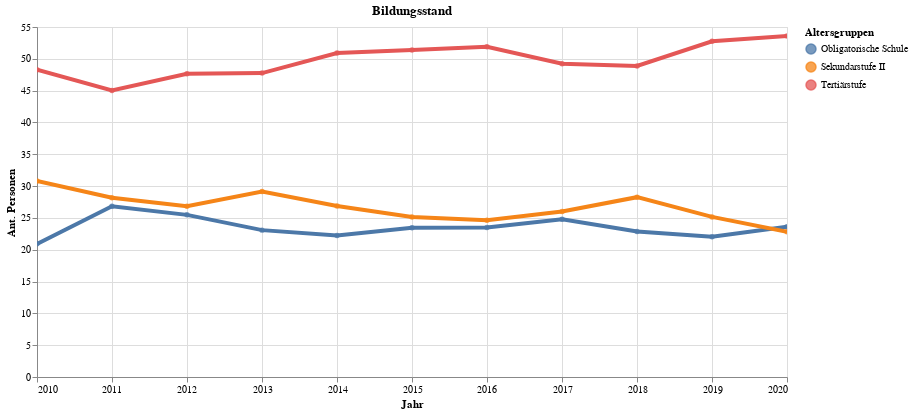

The code cell stored with this chart in its notebook:
### Code cell
myTitle="Bildungsstand"

highlight = alt.selection(type='single', on='mouseover',
                          fields=['Bildungsstand'], nearest=True)
#x='date:StichtagDatJahr',
base = alt.Chart(myAgg.reset_index().query('mean_AntBev>0'), title=myTitle).encode(
    x=alt.X('Jahr', axis=alt.Axis(title='Jahr'))# , axis=alt.Axis(format='%', title='percentage')
    , y=alt.X('mean_AntBev', axis=alt.Axis(title='Ant. Personen'))
    , color=alt.Color('Bildungsstand', legend=alt.Legend(title="Altersgruppen", orient="right"))  
    ,tooltip=['Jahr_str', 'Bildungsstand','mean_AntBev']    
)
points = base.mark_circle().encode(
    opacity=alt.value(0.75)
).add_selection(
    highlight
).properties(
    width=750 , height=350
)
lines = base.mark_line().encode(
    size=alt.condition(~highlight, alt.value(0.5), alt.value(4))
).interactive()

lines + points

### Figure 1 — Vega-Lite specification as saved in the notebook (floating-point values rounded to 4 significant figures)
{"config": {"view": {"continuousWidth": 400, "continuousHeight": 300}}, "layer": [{"mark": "line", "encoding": {"color": {"type": "nominal", "field": "Bildungsstand", "legend": {"orient": "right", "title": "Altersgruppen"}}, "size": {"condition": {"value": 0.5, "selection": {"not": "selector014"}}, "value": 4}, "tooltip": [{"type": "nominal", "field": "Jahr_str"}, {"type": "nominal", "field": "Bildungsstand"}, {"type": "quantitative", "field": "mean_AntBev"}], "x": {"type": "temporal", "axis": {"title": "Jahr"}, "field": "Jahr"}, "y": {"type": "quantitative", "axis": {"title": "Ant. Personen"}, "field": "mean_AntBev"}}, "selection": {"selector015": {"type": "interval", "bind": "scales", "encodings": ["x", "y"]}}, "title": "Bildungsstand"}, {"mark": "circle", "encoding": {"color": {"type": "nominal", "field": "Bildungsstand", "legend": {"orient": "right", "title": "Altersgruppen"}}, "opacity": {"value": 0.75}, "tooltip": [{"type": "nominal", "field": "Jahr_str"}, {"type": "nominal", "field": "Bildungsstand"}, {"type": "quantitative", "field": "mean_AntBev"}], "x": {"type": "temporal", "axis": {"title": "Jahr"}, "field": "Jahr"}, "y": {"type": "quantitative", "axis": {"title": "Ant. Personen"}, "field": "mean_AntBev"}}, "height": 350, "selection": {"selector014": {"type": "single", "on": "mouseover", "fields": ["Bildungsstand"], "nearest": true}}, "title": "Bildungsstand", "width": 750}], "data": {"name": "data-aaa10e3166ab7d993d3883ba6fc8f763"}, "$schema": "https://vega.github.io/schema/vega-lite/v4.8.1.json", "datasets": {"data-aaa10e3166ab7d993d3883ba6fc8f763": [{"Jahr": "2010-01-01T00:00:00", "Jahr_str": "2010-01-01", "Bildungsstand": "Obligatorische Schule", "mean_AntBev": 20.92, "median_AntBev": 17.6}, {"Jahr": "2010-01-01T00:00:00", "Jahr_str": "2010-01-01", "Bildungsstand": "Sekundarstufe II", "mean_AntBev": 30.8, "median_AntBev": 30.4}, {"Jahr": "2010-01-01T00:00:00", "Jahr_str": "2010-01-01", "Bildungsstand": "Tertiärstufe", "mean_AntBev": 48.28, "median_AntBev": 39.3}, {"Jahr": "2011-01-01T00:00:00", "Jahr_str": "2011-01-01", "Bildungsstand": "Obligatorische Schule", "mean_AntBev": 26.82, "median_AntBev": 20.4}, {"Jahr": "2011-01-01T00:00:00", "Jahr_str": "2011-01-01", "Bildungsstand": "Sekundarstufe II", "mean_AntBev": 28.16, "median_AntBev": 31.2}, {"Jahr": "2011-01-01T00:00:00", "Jahr_str": "2011-01-01", "Bildungsstand": "Tertiärstufe", "mean_AntBev": 45.02, "median_AntBev": 41.2}, {"Jahr": "2012-01-01T00:00:00", "Jahr_str": "2012-01-01", "Bildungsstand": "Obligatorische Schule", "mean_AntBev": 25.48, "median_AntBev": 19.8}, {"Jahr": "2012-01-01T00:00:00", "Jahr_str": "2012-01-01", "Bildungsstand": "Sekundarstufe II", "mean_AntBev": 26.84, "median_AntBev": 28.8}, {"Jahr": "2012-01-01T00:00:00", "Jahr_str": "2012-01-01", "Bildungsstand": "Tertiärstufe", "mean_AntBev": 47.66, "median_AntBev": 43.0}, {"Jahr": "2013-01-01T00:00:00", "Jahr_str": "2013-01-01", "Bildungsstand": "Obligatorische Schule", "mean_AntBev": 23.08, "median_AntBev": 19.4}, {"Jahr": "2013-01-01T00:00:00", "Jahr_str": "2013-01-01", "Bildungsstand": "Sekundarstufe II", "mean_AntBev": 29.16, "median_AntBev": 28.4}, {"Jahr": "2013-01-01T00:00:00", "Jahr_str": "2013-01-01", "Bildungsstand": "Tertiärstufe", "mean_AntBev": 47.76, "median_AntBev": 43.4}, {"Jahr": "2014-01-01T00:00:00", "Jahr_str": "2014-01-01", "Bildungsstand": "Obligatorische Schule", "mean_AntBev": 22.22, "median_AntBev": 19.5}, {"Jahr": "2014-01-01T00:00:00", "Jahr_str": "2014-01-01", "Bildungsstand": "Sekundarstufe II", "mean_AntBev": 26.86, "median_AntBev": 29.6}, {"Jahr": "2014-01-01T00:00:00", "Jahr_str": "2014-01-01", "Bildungsstand": "Tertiärstufe", "mean_AntBev": 50.92, "median_AntBev": 45.3}, {"Jahr": "2015-01-01T00:00:00", "Jahr_str": "2015-01-01", "Bildungsstand": "Tertiärstufe", "mean_AntBev": 51.38, "median_AntBev": 47.1}, {"Jahr": "2015-01-01T00:00:00", "Jahr_str": "2015-01-01", "Bildungsstand": "Sekundarstufe II", "mean_AntBev": 25.14, "median_AntBev": 24.6}, {"Jahr": "2015-01-01T00:00:00", "Jahr_str": "2015-01-01", "Bildungsstand": "Obligatorische Schule", "mean_AntBev": 23.46, "median_AntBev": 18.7}, {"Jahr": "2016-01-01T00:00:00", "Jahr_str": "2016-01-01", "Bildungsstand": "Obligatorische Schule", "mean_AntBev": 23.48, "median_AntBev": 18.1}, {"Jahr": "2016-01-01T00:00:00", "Jahr_str": "2016-01-01", "Bildungsstand": "Sekundarstufe II", "mean_AntBev": 24.62, "median_AntBev": 25.1}, {"Jahr": "2016-01-01T00:00:00", "Jahr_str": "2016-01-01", "Bildungsstand": "Tertiärstufe", "mean_AntBev": 51.9, "median_AntBev": 48.8}, {"Jahr": "2017-01-01T00:00:00", "Jahr_str": "2017-01-01", "Bildungsstand": "Obligatorische Schule", "mean_AntBev": 24.78, "median_AntBev": 17.6}, {"Jahr": "2017-01-01T00:00:00", "Jahr_str": "2017-01-01", "Bildungsstand": "Sekundarstufe II", "mean_AntBev": 26.0, "median_AntBev": 23.3}, {"Jahr": "2017-01-01T00:00:00", "Jahr_str": "2017-01-01", "Bildungsstand": "Tertiärstufe", "mean_AntBev": 49.24, "median_AntBev": 48.2}, {"Jahr": "2018-01-01T00:00:00", "Jahr_str": "2018-01-01", "Bildungsstand": "Obligatorische Schule", "mean_AntBev": 22.86, "median_AntBev": 16.3}, {"Jahr": "2018-01-01T00:00:00", "Jahr_str": "2018-01-01", "Bildungsstand": "Sekundarstufe II", "mean_AntBev": 28.26, "median_AntBev": 26.6}, {"Jahr": "2018-01-01T00:00:00", "Jahr_str": "2018-01-01", "Bildungsstand": "Tertiärstufe", "mean_AntBev": 48.88, "median_AntBev": 47.4}, {"Jahr": "2019-01-01T00:00:00", "Jahr_str": "2019-01-01", "Bildungsstand": "Obligatorische Schule", "mean_AntBev": 22.04, "median_AntBev": 15.1}, {"Jahr": "2019-01-01T00:00:00", "Jahr_str": "2019-01-01", "Bildungsstand": "Sekundarstufe II", "mean_AntBev": 25.16, "median_AntBev": 24.5}, {"Jahr": "2019-01-01T00:00:00", "Jahr_str": "2019-01-01", "Bildungsstand": "Tertiärstufe", "mean_AntBev": 52.76, "median_AntBev": 51.7}, {"Jahr": "2020-01-01T00:00:00", "Jahr_str": "2020-01-01", "Bildungsstand": "Obligatorische Schule", "mean_AntBev": 23.62, "median_AntBev": 15.5}, {"Jahr": "2020-01-01T00:00:00", "Jahr_str": "2020-01-01", "Bildungsstand": "Sekundarstufe II", "mean_AntBev": 22.82, "median_AntBev": 21.1}, {"Jahr": "2020-01-01T00:00:00", "Jahr_str": "2020-01-01", "Bildungsstand": "Tertiärstufe", "mean_AntBev": 53.58, "median_AntBev": 54.1}]}}
